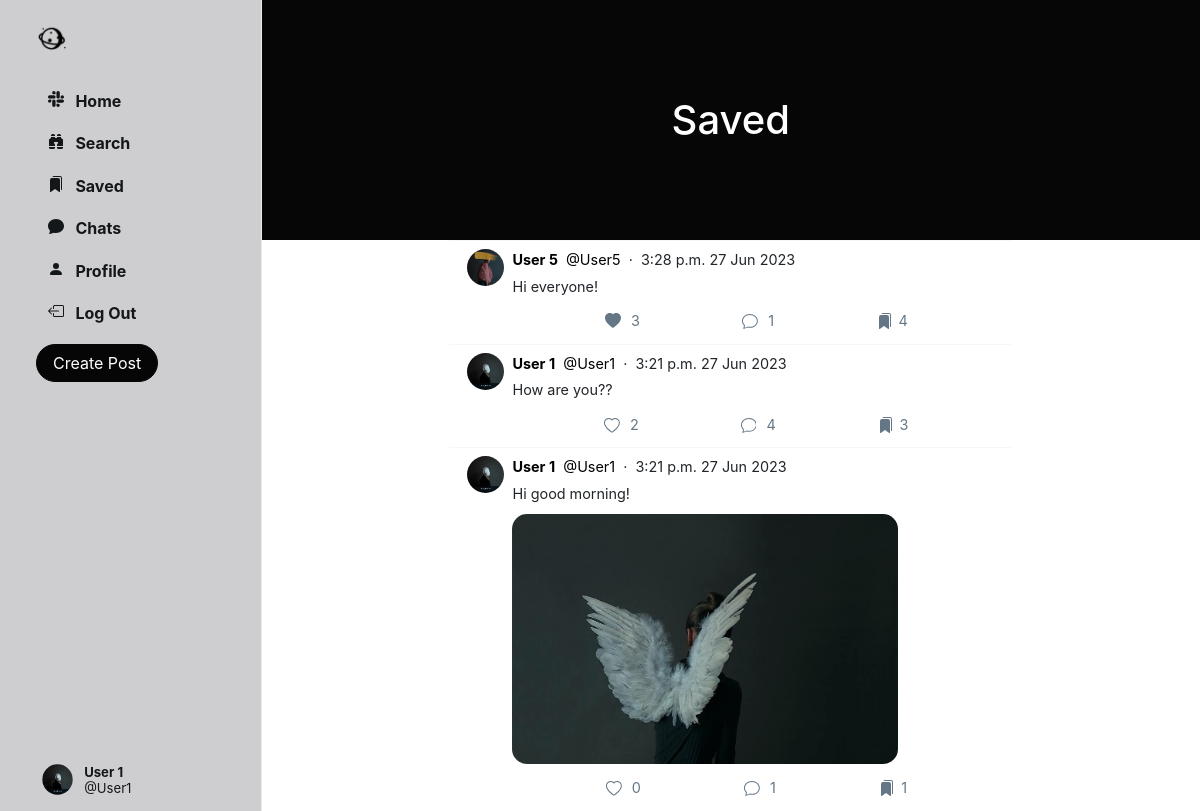
The app's page /saved/ (signed in) with its own data.
### Network/models.py (models this page shows, shortened)
class User(AbstractUser):
    profile_pic = models.ImageField(upload_to='profile_pic/')
    bio = models.TextField(max_length=160, blank=True, null=True)
    cover = models.ImageField(upload_to='covers/', blank=True)
    follows = models.ManyToManyField("self", related_name="followed_by", symmetrical=False, blank=True)

class Post(models.Model):
    creator = models.ForeignKey(User, on_delete=models.CASCADE, related_name='posts')
    date_created = models.DateTimeField(default=timezone.now)
    content_text = models.TextField(max_length=140, blank=True)
    content_image = models.ImageField(upload_to='posts/', blank=True)
    likers = models.ManyToManyField(User, blank=True, related_name='likes')
    savers = models.ManyToManyField(User, blank=True, related_name='saved')
    comment_count = models.IntegerField(default=0)

### Network/views.py (the view)
# urls.py: path('saved/', views.saved, name='saved'),
@login_required(login_url='login/')
def saved(request):
    posts = Post.objects.filter(savers=request.user)
    return render(request=request, template_name='saved.html', context={
        'posts': posts
    })

### Network/templates/saved.html
{% extends 'index.html' %}
{% load static %}
{% block saved %}
    <header class="py-5" id="home-header">
        <div class="container px-4 px-lg-5 my-5">
            <div class="text-center text-white">
                <h1 class="display-5 fw-bolder">Saved</h1>
            </div>
        </div>
    </header>
    {% include 'posts.html' %}
{% endblock %}

### Network/templates/sidenav.html (shortened to what this page needs)
{% load static %}
<div class="sidenav">
    <a href="{% url 'home' %}" class="navbar-brand">
        <img src="{% static 'images/logo_icon.png' %}" height="31px">
    </a>
    <div style="height: 100%;">
        <div>
            <div>
                <ul>
                    <li class="nav-item" id="all_posts">
                        <a href="{% url 'home' %}" class="nav-link">
                            <div>
                                &nbsp;&nbsp;Home
                            </div>
                        </a>
                    </li>
                    <li class="nav-item" id="library">
                        <a href="{% url 'search' %}" class="nav-link">
                            <div>
                                &nbsp;&nbsp;Search
                            </div>
                        </a>
                    </li>
                    <li class="nav-item" id="library">
                        <a href="{% url 'saved' %}" class="nav-link">
                            <div>
                                &nbsp;&nbsp;Saved
                            </div>
                        </a>
                    </li>
                    <li class="nav-item" id="profile">
                        <a href="{% url 'chats' %}" class="nav-link">
                            <div>
                                &nbsp;&nbsp;Chats
                            </div>
                        </a>
                    </li>
                    <li class="nav-item" id="profile">
                        <a href="{% url 'profile' user.username %}" class="nav-link">
                            <div>
                                <svg xmlns="http://www.w3.org/2000/svg" width="16" height="16" fill="currentColor"
                                     class="bi bi-person-fill" viewBox="0 0 16 16">
                                    <path d="M3 14s-1 0-1-1 1-4 6-4 6 3 6 4-1 1-1 1H3Zm5-6a3 3 0 1 0 0-6 3 3 0 0 0 0 6Z"/>
                                </svg>
                                &nbsp;&nbsp;Profile
                            </div>
                        </a>
                    </li>
                    <li class="nav-item" id="logout">
                        <a href="{% url 'logout' %}" class="nav-link">
                            <div>
                                &nbsp;&nbsp;Log Out
                            </div>
                        </a>
                    </li>
                </ul>
            </div>
        </div>
        <button id="popup-btn" class="btn btn-success new-post-btn" data-toggle="modal" data-target="#createPostModal">
            Create Post
        </button>
        <div style="position: absolute; bottom: 10px;">
            <li class="nav-item sidenav-user">
                <a href="{% url 'profile' user.username %}" class="nav-link">
                    <div class="user_account">
                        <div class="small-profilepic"
                             style="float: left; background-image: url({{ user.profile_pic.url }});"></div>
                        <div style="height: 2.7vw; margin: auto;">
                            <div style="margin-top: 4px;">
                                <strong>{{ user.first_name }} {{ user.last_name }}</strong></div>
                            <div class="grey" style="margin-top: 4px;">@{{ user.username }}</div>
                        </div>
                    </div>
                </a>
            </li>
        </div>
    </div>
</div>

### Network/templates/posts.html (shortened to what this page needs)
{% load static %}
{% block posts %}
    {% for post in posts.all %}
        <div class="post" data-post_id="{{ post.id }}">
            <div>
                <div>
                    <a href="{% url 'profile' post.creator.username %}">
                        <div class="small-profilepic"
                             style="background-image: url({{ post.creator.profile_pic.url }})"></div>
                    </a>
                </div>
                <div style="flex: 1">
                    <div class="post-main">
                        <div class="post-user">
                            <div>
                                <a href="{% url 'profile' post.creator.username %}">
                                    <span><strong>{{ post.creator.first_name }} {{ post.creator.last_name }}</strong></span>
                                </a>
                                <a href="{% url 'profile' post.creator.username %}">
                                    <span class="grey">&nbsp;@{{ post.creator.username }}</span>
                                </a>
                                <span class="grey">&nbsp;&middot;&nbsp;&nbsp;{{ post.date_created | date:"P d M Y" }}</span>
                            </div>
                        </div>
                        {% if post.content_text is not None %}
                            <div class="post-content">
                                {{ post.content_text | linebreaksbr }}
                            </div>
                        {% endif %}
                        {% if post.content_image %}
                            <div class="post-image"
                                 style=" display: block; background-image: url({{ post.content_image.url }});"></div>
                        {% else %}
                            <div class="post-no-image" style="display: none;"></div>
                        {% endif %}
                        <div class="post-actions">
                            {% if user in post.likers.all %}
                                <div class="like" onclick="unlike_post(this)" data-post_id="{{ post.id }}">
                                    <div class="svg-span">
                                        <svg xmlns="http://www.w3.org/2000/svg" width="16" height="16"
                                             fill="currentColor" class="bi bi-heart-fill" viewBox="0 0 16 16">
                                            <path fill-rule="evenodd"
                                                  d="M8 1.314C12.438-3.248 23.534 4.735 8 15-7.534 4.736 3.562-3.248 8 1.314z"/>
                                        </svg>
                                    </div>
                                    <div style="padding: 7px 0px;" class="likes_count">{{ post.likers.count }}</div>
                                </div>
                            {% else %}
                                <div class="like" onclick="like_post(this)" data-post_id="{{ post.id }}">
                                    <div class="svg-span">
                                    </div>
                                    <div style="padding: 7px 0px;" class="likes_count">{{ post.likers.count }}</div>
                                </div>
                            {% endif %}
                            <div class="comment" onclick="get_comments('{{ post.id }}')" data-post_id="{{ post.id }}">
                                <div class="svg-span" data-toggle="modal" data-target="#commentPostModal">
                                </div>&nbsp;
                                <div style="padding: 7px 0px;" class="cmt-count">{{ post.comment_count }}</div>
                            </div>
                            {% if user in post.savers.all %}
                                <div class="save" onclick="unsave_post(this)" data-post_id="{{ post.id }}">
                                    <div class="svg-span">
                                    </div>
                                    <div style="padding: 7px 0px;" class="savers_count">{{ post.savers.count }}</div>
                                </div>
                            {% endif %}
                        </div>
                    </div>
                </div>
            </div>
        </div>
    {% endfor %}
{% endblock %}

### Network/static/css/style.css (style rules this page uses)
.btn { border-radius: 20px; padding: 0.32rem 1rem 0.375rem 1rem; }
.btn, .btn:focus, .btn:active { box-shadow: none !important; -webkit-box-shadow: none !important; }
#popup-btn { background-color: #060606; border-color: #060606; }
svg { vertical-align: text-top; }
.sidenav { height: 100%; width: 21.8%; position: fixed; top: 0; left: 0; list-style: none; border-right: .5px solid #e6ecf0; z-index: 100; padding: 15px 15px 15px 3%; background-color: rgba(62, 57, 65, 0.25); }
.sidenav ul { list-style: none; padding-left: 0px; margin-top: 3vh; }
.sidenav li { margin-top: 7px; }
.sidenav .nav-link { color: #14171a; line-height: .7em; font-weight: 700; padding: 0px; }
.sidenav .nav-link > div { padding: 10px 20px 8px 12px; border-radius: 25px; line-height: 0.9em; width: max-content; }
.user_account { display: flex; font-size: .82rem; font-weight: normal; padding-top: 3px !important; padding-bottom: 3px !important; padding-left: 3px !important; }
.user_account .small-profilepic { transform: scale(.82); margin-left: auto; margin-top: auto; }
.small-profilepic { width: 3.1vw; height: 3.1vw; border-radius: 9999px; overflow: hidden; margin-right: 8px; background-size: cover; background-repeat: no-repeat; background-position: center; box-sizing: content-box; }
#home-header { background-color: #060606; }
.post { background-color: white; border-top: 1px solid #f8f6f6; padding: 8px 18px 8px 18px; font-size: .9em; animation-name: hidee; animation-duration: .4s; animation-fill-mode: forwards; animation-play-state: paused; margin-left: 20%; margin-right: 20%; }
.post > div { display: flex; }
.post a { text-decoration: none; color: black; }
.post-main { flex: 1; flex-basis: 100%; }
.post-user { display: flex; justify-content: space-between; flex-basis: 100%; }
.post-content { margin-top: 5px; max-inline-size: 80%; max-width: 80%; word-wrap: break-word; overflow-wrap: break-word; word-break: break-all; }
.post-image { height: 250px; width: 80%; border-radius: 15px; margin-top: 10px; background-size: cover; background-position: center; background-repeat: no-repeat; }
.post-actions { display: flex; flex: 1; align-items: stretch; justify-content: space-evenly; color: #657786; margin-top: 10px; }
.post-actions > div { line-height: 1em; padding-left: 10px; padding-right: 10px; text-align: center; display: flex; }
.post-actions .svg-span { padding: 6px; max-height: max-content; border-radius: 999px; line-height: .68em; }
#home-header { width: 100%; }

### records on screen
User: profile_pic (picture), first_name "User", last_name "1", username "User1"
Post: creator.profile_pic (picture), creator.first_name "User", creator.last_name "5", creator.username "User5", date_created "3:28 p.m. 27 Jun 2023", content_text "Hi everyone!", likers.count "3", comment_count "1", savers.count "4"
Post: creator.profile_pic (picture), creator.first_name "User", creator.last_name "1", creator.username "User1", date_created "3:21 p.m. 27 Jun 2023", content_text "How are you??", likers.count "2", comment_count "4", savers.count "3"
Post: creator.profile_pic (picture), creator.first_name "User", creator.last_name "1", creator.username "User1", date_created "3:21 p.m. 27 Jun 2023", content_text "Hi good morning!", content_image (picture), likers.count "0", comment_count "1", savers.count "1"
